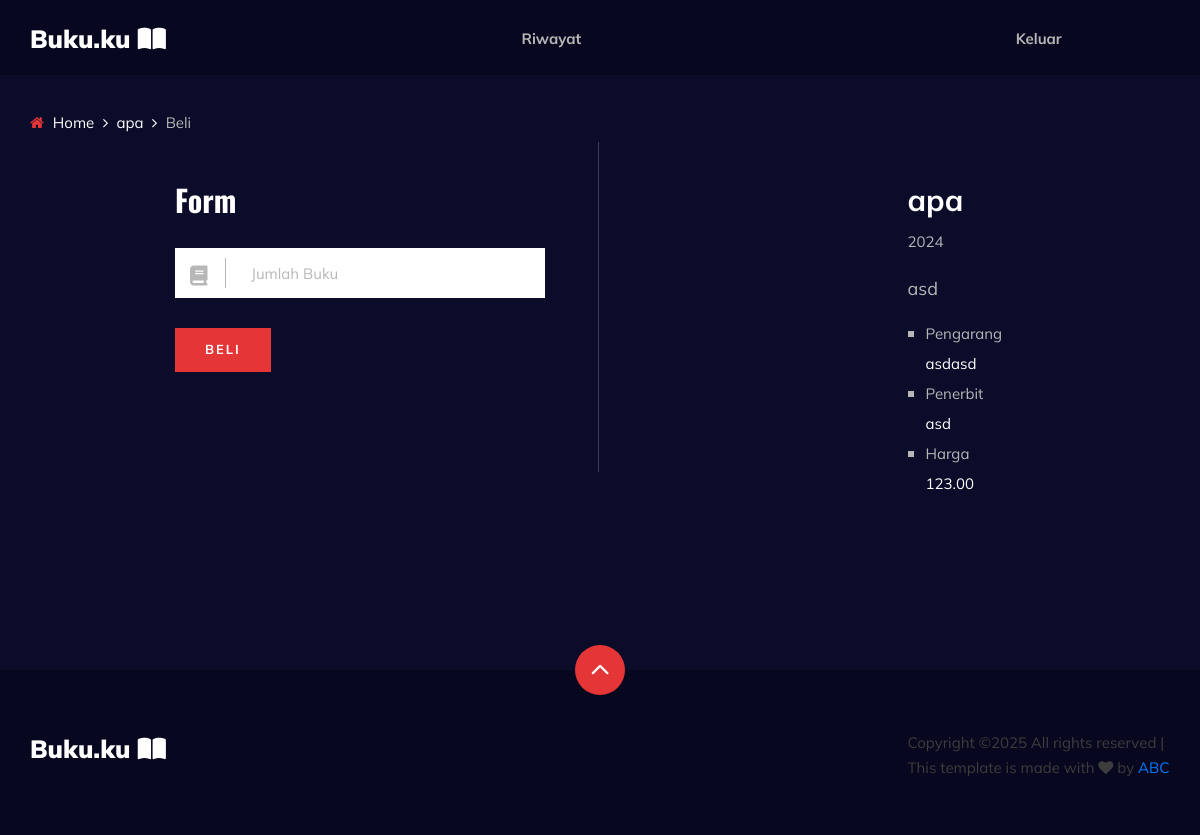
The page /beli?id=BK002 (signed in) on the database its author committed.
### tables this page shows
CREATE TABLE `buku` (
  `KodeBuku` varchar(10) NOT NULL,
  `Judul` varchar(100) NOT NULL,
  `Pengarang` varchar(100) DEFAULT NULL,
  `Penerbit` varchar(100) DEFAULT NULL,
  `TahunTerbit` int(11) DEFAULT NULL,
  `Harga` decimal(10,2) NOT NULL,
  `Stok` int(11) NOT NULL,
  `Keterangan` varchar(200) DEFAULT NULL,
  `gambar` varchar(255) DEFAULT NULL
);

### beli.php (the view, shortened to what this page needs)
<?php
    $getid = $_GET['id'];
    $getBuku = mysqli_query($koneksi, "SELECT * FROM buku WHERE KodeBuku = '$getid'");
    $data = mysqli_fetch_array($getBuku);
?>
<div class="breadcrumb-option">
    <div class="container">
        <div class="row">
            <div class="col-lg-12">
                <div class="breadcrumb__links">
                    <a href="home"><i class="fa fa-home"></i> Home</a>
                    <a href="buku-detail?id=<?= $data['KodeBuku']; ?>"> <?= $data['Judul']; ?></a>
                    <span>Beli</span>
                </div>
            </div>
        </div>
    </div>
</div>
<div class="container my-5">
    <div class="row">
        <div class="col-lg-6">
            <div class="login__form">
                <h3>Form</h3>
                <form action="" method="post">
                    <div class="input__item">
                        <input name="jumlah" type="text" placeholder="Jumlah Buku" required>
                        <span><i class="fa-solid fa-book"></i></span>
                    </div>
                    <button name="beliBuku" type="submit" class="site-btn">Beli</button>
                </form>
            </div>
        </div>
        <div class="col-lg-6">
            <div class="row">
                <div class="col-lg-6">
                    <div class="anime__details__pic set-bg" data-setbg="img/anime/details-pic.jpg">
                    </div>
                </div>
                <div class="col-lg-6">
                    <div class="anime__details__text">
                        <div class="anime__details__title">
                            <h3><?= $data['Judul']; ?></h3>
                            <span><?= $data['TahunTerbit']; ?></span>
                        </div>
                        <p><?= $data['Keterangan']; ?></p>
                        <div class="anime__details__widget">
                            <div class="row">
                                <div class="col-lg-6 col-md-6">
                                    <ul>
                                        <li><span>Pengarang</span> <?= $data['Pengarang']; ?></li>
                                        <li><span>Penerbit</span> <?= $data['Penerbit']; ?></li>
                                        <li><span>Harga</span> <?= $data['Harga']; ?></li>
                                    </ul>
                                </div>
                            </div>
                        </div>
                    </div>
                </div>
            </div>
        </div>
    </div>
</div>

### css/style.css (style rules this page uses)
html, body { height: 100%; font-family: "Mulish", sans-serif; -webkit-font-smoothing: antialiased; background: #0b0c2a; }
h1, h2, h3, h4, h5, h6 { margin: 0; color: #111111; font-weight: 400; font-family: "Mulish", sans-serif; }
h3 { font-size: 30px; }
p { font-size: 15px; font-family: "Mulish", sans-serif; color: #3d3d3d; font-weight: 400; line-height: 25px; margin: 0 0 15px 0; }
ul, ol { padding: 0; margin: 0; }
.set-bg { background-repeat: no-repeat; background-size: cover; background-position: top center; }
.site-btn { font-size: 13px; color: #ffffff; background: #e53637; font-weight: 700; border: none; border-radius: 2px; letter-spacing: 2px; text-transform: uppercase; display: inline-block; padding: 12px 30px; }
.anime__details__text { position: relative; }
.anime__details__text p { color: #b7b7b7; font-size: 18px; line-height: 30px; }
.anime__details__pic { height: 440px; border-radius: 5px; position: relative; }
.anime__details__title { margin-bottom: 20px; }
.anime__details__title h3 { color: #ffffff; font-weight: 700; margin-bottom: 13px; }
.anime__details__title span { font-size: 15px; color: #b7b7b7; display: block; }
.anime__details__widget { margin-bottom: 15px; }
.anime__details__widget ul { margin-bottom: 20px; }
.anime__details__widget ul li { list-style: none; font-size: 15px; color: #ffffff; line-height: 30px; position: relative; padding-left: 18px; }
.anime__details__widget ul li:before { position: absolute; left: 0; top: 12px; height: 6px; width: 6px; background: #b7b7b7; content: ""; }
.anime__details__widget ul li span { color: #b7b7b7; width: 115px; display: inline-block; }
.breadcrumb-option { padding-top: 35px; }
.breadcrumb__links a { font-size: 15px; color: #ffffff; margin-right: 18px; display: inline-block; position: relative; }
.breadcrumb__links a i { margin-right: 5px; color: #e53637; }
.breadcrumb__links a:after { position: absolute; right: -14px; top: 0; content: ""; font-family: "FontAwesome"; }
.breadcrumb__links span { font-size: 15px; color: #b7b7b7; display: inline-block; }
.login__form { position: relative; padding-left: 145px; }
.login__form:after { position: absolute; right: -14px; top: -40px; height: 330px; width: 1px; background: rgba(255, 255, 255, 0.2); content: ""; }
.login__form h3 { color: #ffffff; font-weight: 700; font-family: "Oswald", sans-serif; margin-bottom: 30px; }
.login__form form .input__item { position: relative; width: 370px; margin-bottom: 20px; }
.login__form form .input__item:before { position: absolute; left: 50px; top: 10px; height: 30px; width: 1px; background: #b7b7b7; content: ""; }
.login__form form .input__item input { height: 50px; width: 100%; font-size: 15px; color: #b7b7b7; background: #ffffff; border: none; padding-left: 76px; }
.login__form form .input__item input::placeholder { color: #b7b7b7; }
.login__form form .input__item span { color: #b7b7b7; font-size: 20px; position: absolute; left: 15px; top: 13px; }
.login__form form button { border-radius: 0; margin-top: 10px; }
@media only screen and (min-width: 1200px) { .container { max-width: 1170px; } }

### rows shown on the page
buku: Judul "apa", TahunTerbit "2024", Keterangan "asd", Pengarang "asdasd", Penerbit "asd", Harga "123.00"
